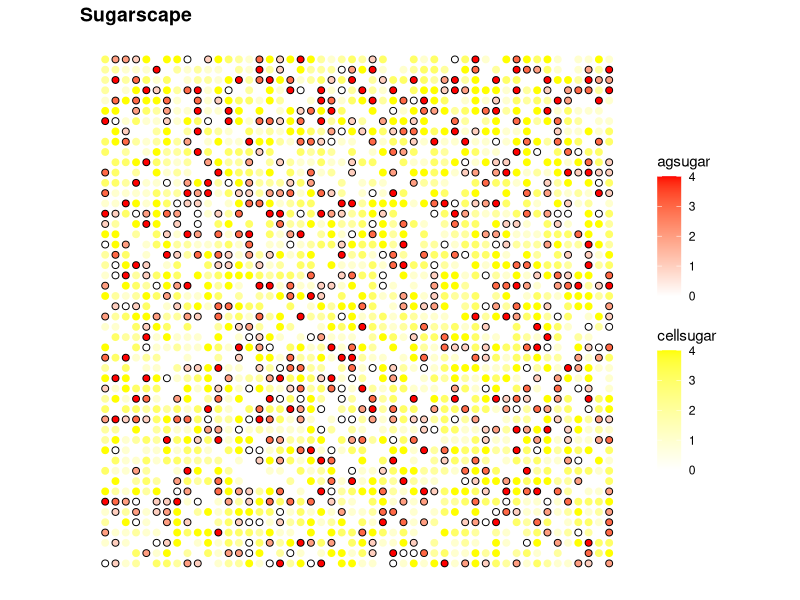

R code for this plot: (Note: this script raises an error after producing the figure.)
# Sugarscape replication (from Epstein and Axtell 1996)
# Initiates world of x by x dimensions populated by agents with density d.
# Each cell in the world has a sugar capacity c.
# Each agent has a vision between 1 and maxviz, and a store of sugar.
# In each round, each cell grows sugar at rate grate unless it is at capacity.
  # Agents look around, determine which available cell in their field of vision has the most sugar, move there, and harvest the sugar
  # Sugar stores are then decremented by the agent's metabolic rate


# The first function initiates world of x by x dimensions, populated by agnets with desity d. 
# Each cell in the world has a sugar capacity c and initially has c amount of sugar. 
# Each agent has an id, vision ranging from 1 to maxviz, and a store of sugar s.
  # When world is initialized, agent harvests the sugar in their initial cell

do.sugarscape <- function(dim = 50, popdens = .25, capacity = 4, maxviz = 3, characteristics = c("id","vision","sugar")){
  require(data.table)
  sugar <- matrix(NA, nrow = dim, ncol = dim)
  for(i in 1:length(sugar)){
    sugar[i] <- sample(0:capacity, 1) # Distribute sugar to each cell sampled from 0 to capacity
  }
  
  n_agents <- round(dim*dim*popdens) # Set number of agents
  
  a <- matrix(NA, nrow = dim, ncol = dim)
  for(i in 1:length(a)){
    a[i] <- sample(1:(dim*dim), 1, replace = F) # Set cells that will be populated by agents
  }
  a[a > n_agents] <- NA
  
  agents <<- array(0, dim=c(dim, dim, length(characteristics))) # Set array of agents
  agcount <- 0
  for (i in 1:dim){
    for (j in 1:dim){
      # If cell is populated by an agent, assign agent characteristics
      if(!is.na(a[i,j])){
        agents[i,j,1] <<- agcount+1
        agcount <- agcount+1
        agents[i,j,2] <<- sample(1:maxviz, 1)
        agents[i,j,3] <<- 0
      }
      else{
        agents[i,j,1] <<- NA
        agents[i,j,2] <<- NA
        agents[i,j,3] <<- NA
      }
    }
  }  
  # Initialize the sugarscape. Each cell starts with an id, x value, and y value
  scape <<- data.table(cellid = 1:prod(dim*dim),
                       x = rep(1:dim, dim),
                       y = rep(1:dim, each = dim),
                       cellsugar = rep(NA, prod(dim*dim)),
                       cellcap = rep(NA, prod(dim*dim)),
                       agid = rep(NA, prod(dim*dim)),
                       agviz = rep(NA, prod(dim*dim)),
                       agsugar = rep(NA, prod(dim*dim))
  )
  # Copy sugar and agent/agent characteristics over to sugarscape
  for(i in 1:dim){
    for(j in 1:dim){
      scape$cellsugar[scape$x == i & scape$y == j] <<- sugar[i,j]
      scape$cellcap[scape$x == i & scape$y == j] <<- sugar[i,j]
      scape$agid[scape$x == i & scape$y == j] <<- agents[i,j,1]
      scape$agviz[scape$x == i & scape$y == j] <<- agents[i,j,2]
      scape$agsugar[scape$x == i & scape$y == j] <<- agents[i,j,3]
    }
  }

  # Agents harvest whatever sugar is in the cell they are populated to
  for(i in 1:length(scape$cellsugar)){
    if(!is.na(scape$agsugar[i])){
      s <- scape$cellsugar[i]
      scape$agsugar[i] <<- scape$agsugar[i] + s
      scape$cellsugar[i] <<- scape$cellsugar[i] - s
    }
  }
}

plotScape <- function(title = "Sugarscape"){
  require(data.table)
  require(ggplot2)
  require(RColorBrewer)
  
  agts <- subset(scape, !is.na(agid), select = c(x,y,agsugar))
  
  # find the dimensions of the grid to get the best dot size
  dims <- c(max(scape$x), max(scape$y))

  # plot the landscape gradiented by density of sugar in each cell  
  p <- ggplot() + 
    # resize dots to grid
    geom_point(data = scape, 
               aes(x = x, y = y, color = cellsugar), size = 100/sqrt(prod(dims))) +
    scale_colour_gradient(low = "white",high = "yellow", limits = c(0,4)) +
    geom_point(data = scape[!is.na(agid)], aes(x=x, y=y, shape = shp, fill = agsugar),
               shape = 21, size = 100/sqrt(prod(dims))) +
    scale_fill_gradient(low = "white", high = "red")+
    # add agents
    # theme: mostly blank
    theme_bw() + 
    theme(axis.line = element_blank(),
          axis.text.x = element_blank(),
          axis.text.y = element_blank(),
          axis.ticks = element_blank(),
          axis.title.x = element_blank(),
          axis.title.y = element_blank(),
          panel.background = element_blank(),
          panel.border = element_blank(),
          panel.grid.major = element_blank(),
          panel.grid.minor = element_blank(),
          plot.background = element_blank(),
          plot.title = element_text(lineheight=3, 
                                    face="bold", 
                                    color="black", 
                                    size=14)) +
    # fix axes to avoid distortion in the picture
    coord_fixed(ratio = 1) + 
    # add the title
    ggtitle(title)
  
  return(p)
}

# Function specifying interaction rules for each round. Sugar grows back in cells at rate grate.
iterate <- function(iterations, capacity = 4, grate = 1, metabolism = 1){
  for(i in iterations){
    # Grow sugar
    scape$cellsugar <<- scape$cellsugar+1
    scape$cellsugar[scape$cellsugar >= capacity] <<- capacity
    
    # Subfunction for agents to pick cell to move to (wrapped world)
    pickcell <- function(x_value, y_value, maxviz, dimension){
      x_vals <- c((x_value+1):(x_value+maxviz), (x_value-1):(x_value-maxviz))
      x_vals <- sapply(x_vals, function(x){
        if(x < 1){x = x + dimension} 
        if(x > dimension){x = x - dimension}
        else{x}})
      
      y_vals <- c((y_value+1):(y_value+maxviz), (y_value-1):(y_value-maxviz))
      y_vals <- sapply(y_vals, function(x){
        if(x < 1){x = x + dimension}
        if(x > dimension){x = x - dimension}
        else{x}})
      
      see.ids <- c(scape[x == x_value & y %in% y_vals, cellid], scape[x %in% x_vals & y == y_value, cellid]) # Cells agents can see
      see.ids <- see.ids[! see.ids %in% transition[,target]] # Minus cells other agents have already decided to move to
      
      # Find the cell with the most sugar within the available cells the agent sees
      newcell <- scape[cellid %in% see.ids & is.na(agid) & cellsugar %in% max(unlist(scape[cellid %in% see.ids, cellsugar])), cellid]
      
      if(length(newcell) > 1){
        return(newcell[1]) # If multiple cells have max available sugar, pick the first one
      }
      if(length(newcell) == 0){
        return(scape[x == x_value & y == y_value, cellid]) # If no available cell, stay put
      }
      else{
        return(newcell)
      }
    }
    
    transition <- subset(scape, !is.na(agid), c(1:3,6:8)) # Placeholder data table to track movement
    transition[,target := rep(NA, nrow(transition))]
    # Determine where each agent is moving
    for(i in 1:nrow(transition)){
      transition$target[i] <- pickcell(x_value = transition$x[i], y_value = transition$y[i], 
                                       maxviz = transition$agviz[i], dimension = max(scape$x))
    }

    # move agents to the new cells
    for(i in 1:nrow(scape)){
      if(scape$cellid[i] %in% transition[,target]){
        scape[transition[scape$cellid[i] == target, cellid], 6:8] <<- NA
        scape[i,6:8] <<- transition[target == i, 4:6]
      }
    }

    # Harvest sugar
    for(i in 1:nrow(scape)){
      if(!is.na(scape$agid[i])){
        s <- scape$cellsugar[i]
        scape$agsugar[i] <<- scape$agsugar[i] + s
        scape$cellsugar[i] <<- scape$cellsugar[i] - s
      }
    }
    scape$agsugar <<- with(scape, ifelse(!is.na(agsugar), agsugar - metabolism, agsugar)) # decrement agent sugar by metabolic rate
    #Update agent array
    for (i in 1:max(scape$x)){
      for (j in 1:max(scape$y)){
        # If cell is populated by an agent, assign agent characteristics
          agents[i,j,1] <<- scape[x == i & y == j, agid]
          agents[i,j,2] <<- scape[x == i & y == j, maxviz]
          agents[i,j,3] <<- scape[x == i & y == j, agsugar]
      }
    }
  }
}

do.sugarscape()
plotScape()
iterate(iterations = 5)
plotScape(title = "Sugarscape after seven rounds of foraging")

